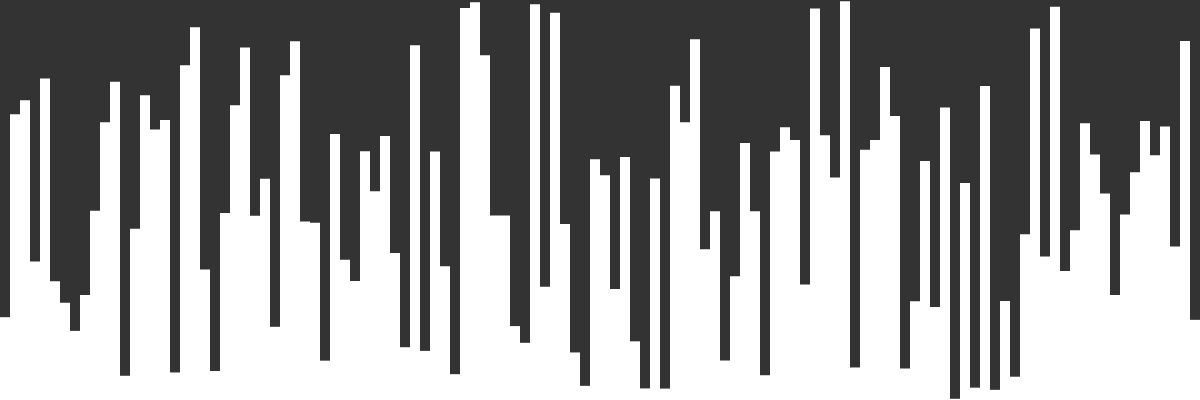
Frame 1 (no input)
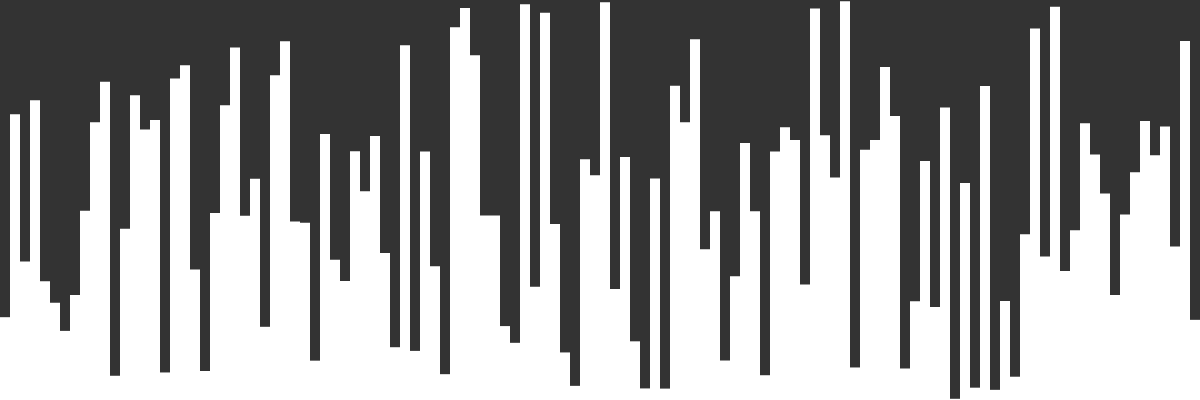
Frame 60 (no input)
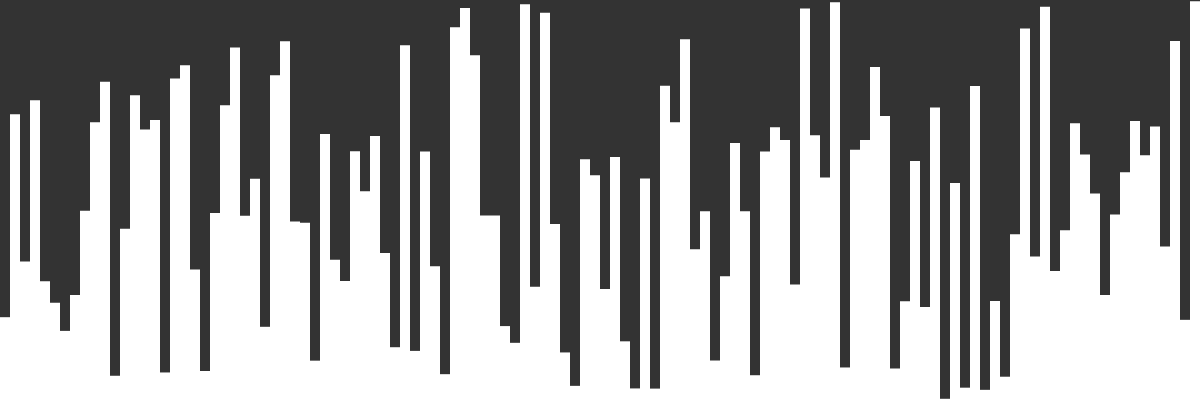
Frame 120 (the mouse pressed at the canvas centre since frame 60)

The p5.js sketch that drew these frames (run headless with seeded random() and noise() and a simulated clock; from frame 60 on, the mouse is pressed at the canvas centre):

// p5.js sketch
// ── sketch.js
let i = 0;
let j = 0;

let wV = 10;
let speedV = 60;
let showSelectedV = false;

let values;

let showPivot;
let speed;
let w;

let canvas;

function setup() {
  canvas = createCanvas(windowWidth, 400);
  w = createSlider(1, 20, wV, 1);
  w.changed(()=>{
    wV = w.value();
    init();
  });

  speed = createSlider(1, 60, speedV, 1);
  speed.changed(()=>{
    speedV = speed.value();
    frameRate(speedV);
  });

  showSelected = createCheckbox("Show selected?", showSelectedV);
  showSelected.changed(()=>{
    showSelectedV = showSelected.checked();
  });

  init();
}

function windowResized() {
  resizeCanvas(windowWidth, 400);
  init();
}

function init() {
  values = new Array(floor(width/wV));
  for (let i = 0; i<values.length; i++) {
    values[i] = random(height);
  }
  i = 0;
  j = 0;
  loop();
}

function draw() {
  background(51);

  let a = values[j];
  let b = values[j+1];
  if (a > b) {
    swap(values, j, j+1);
  }

  if (i < values.length) {
    j++;
    if (j>=values.length-i-1) {
      j = 0;
      i++;
    }
  } else {
    noLoop();
  }

  for (let i = 0; i < values.length; i++) {
    noStroke();
    fill(255);
    if (showSelectedV && i == j) {
        fill('#E0777D');
    }
    rect(i*wV, height-values[i], wV, values[i]);
  }
}

function swap(arr, a, b) {
  let temp = arr[a];
  arr[a] = arr[b];
  arr[b] = temp;
}
